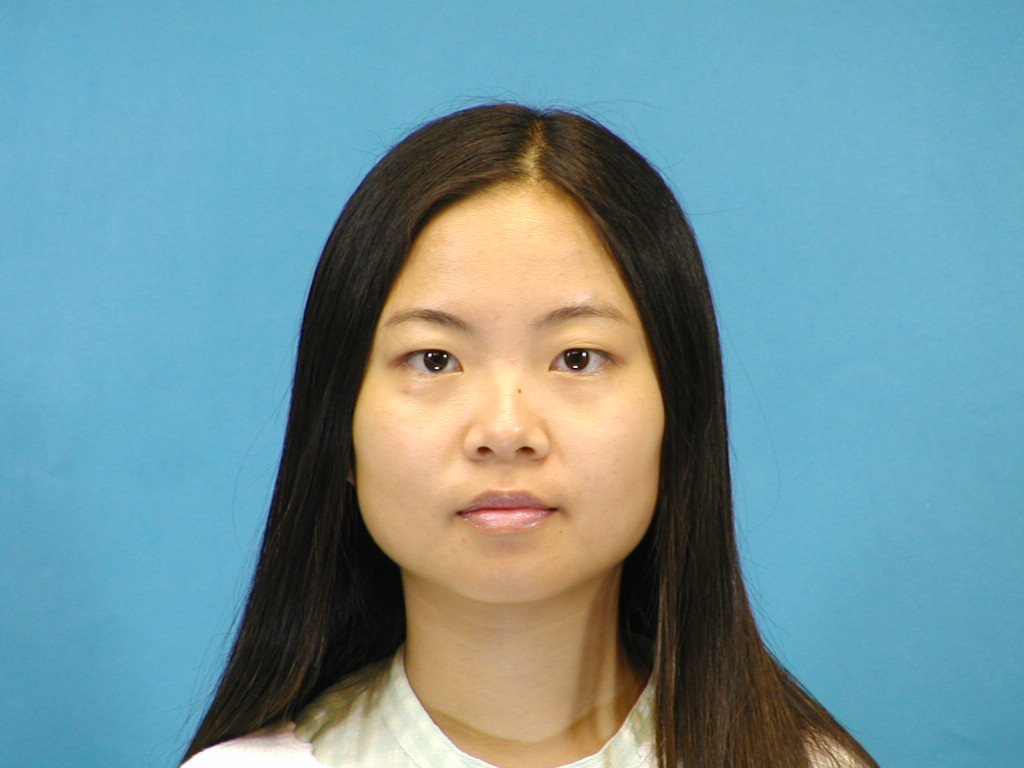
#> input picture f1-001-01.jpg, 1024 x 768 px
$ python OCVenv.py   (older library calls are emulated)
#> lines starting #> are read from the running program, lines starting #| are printed output that depends on the picture
#> further down, img is the input picture: PIL image 1024x768 RGB; mean R, G, B 112.6, 148.4, 155.5
from PIL import Image
from scipy import misc
from skimage import color
from skimage import measure
import sys,os
import matplotlib.pyplot as plt

def sketch(img, threshold):
#> called with threshold = 15
    if threshold < 0: threshold = 0
    if threshold > 100: threshold = 100
    width, height = img.size
#> width = 1024; height = 768
    img = img.convert('L')  # convert to grayscale mode
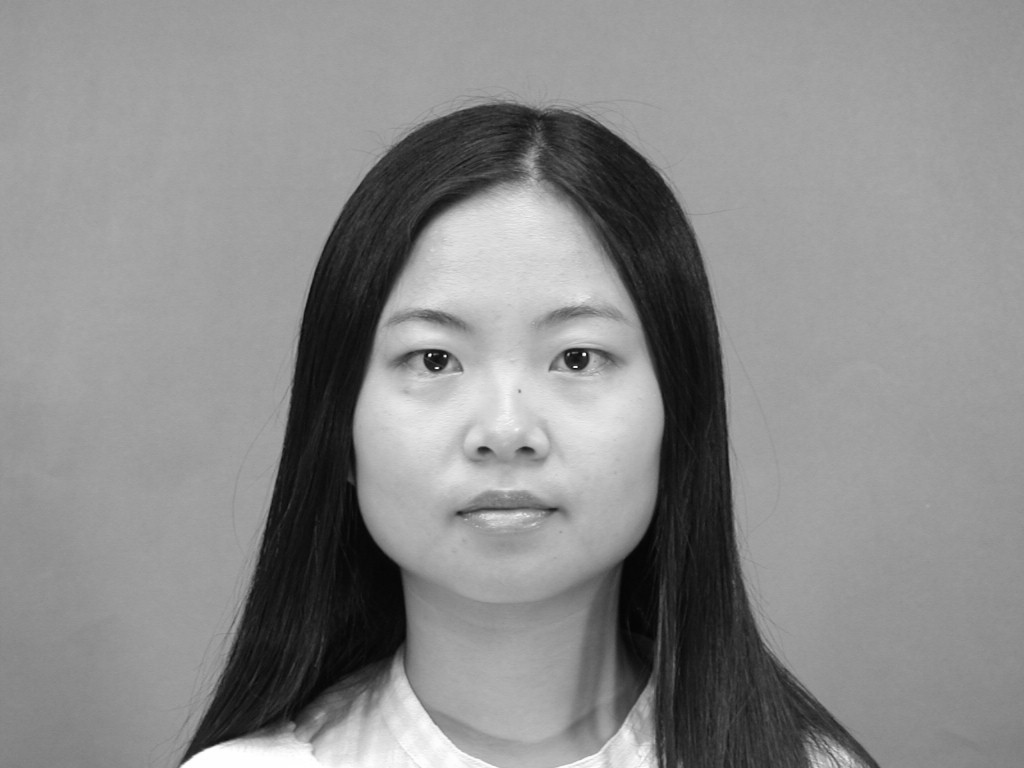
#> img: PIL image 1024x768 L; min 4, max 255, mean 138.5
    pix = img.load()  # get pixel matrix
    for w in range(width):
        for h in range(height):
            if w == width - 1 or h == height - 1:
                continue
            src = pix[w, h]
            dst = pix[w + 1, h + 1]
            diff = abs(src - dst)

            if diff >= threshold:
                pix[w, h] = 0
            else:
                pix[w, h] = 255
    return img

path = 'f1-001-01.jpg'
threshold = 15
if len(sys.argv) == 2:
    try:
        threshold = int(sys.argv[1])
    except ValueError:
        path = sys.argv[1]
elif len(sys.argv) == 3:
    path = sys.argv[1]
    threshold = int(sys.argv[2])
img = Image.open(path)
img = sketch(img, threshold)
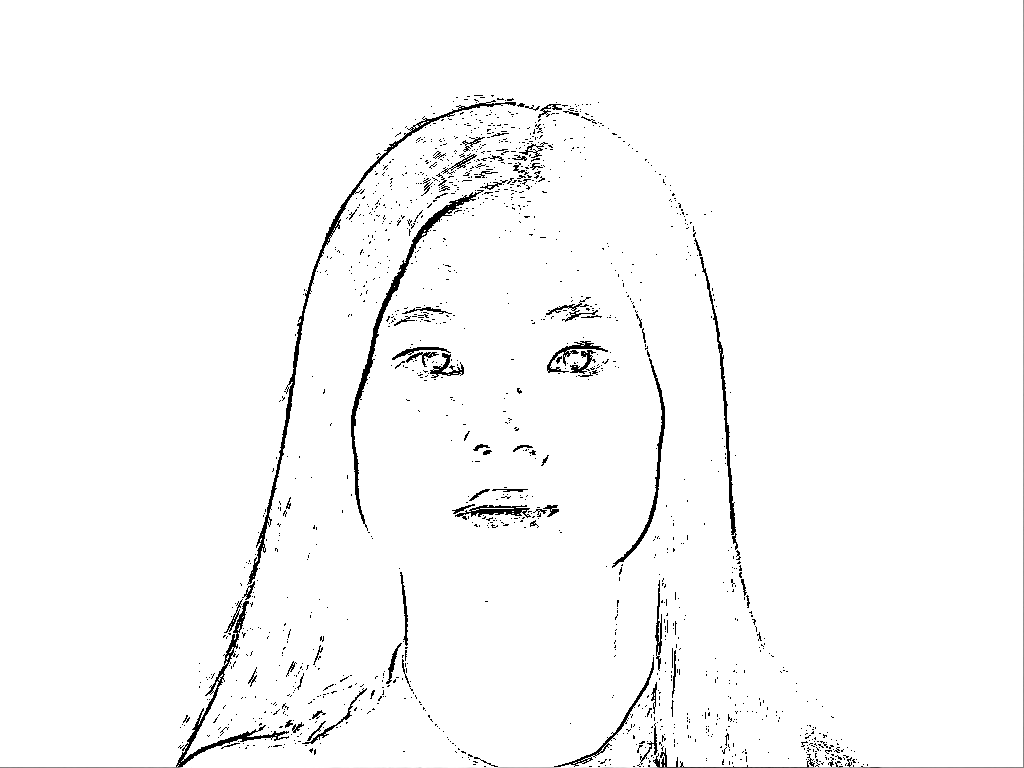
#> img: PIL image 1024x768 L; min 0, max 255, mean 249.1
img.rotate(180).save('layout.jpg', 'JPEG')
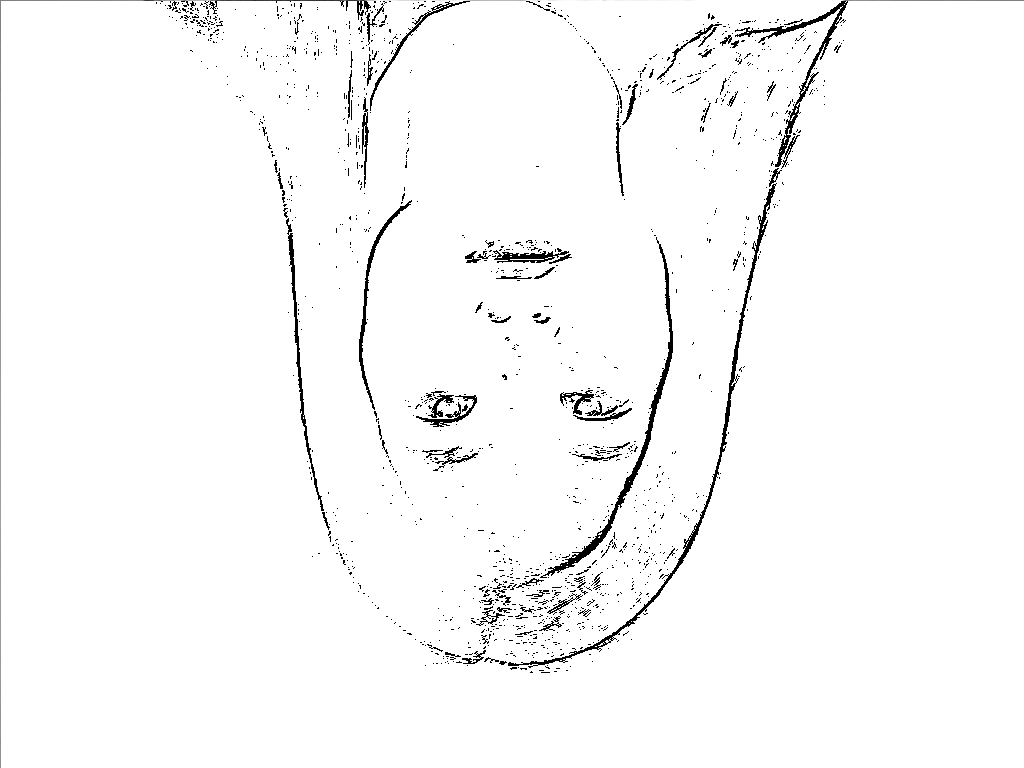
#> saved as layout.jpg: PIL image 1024x768 L; min 0, max 255, mean 249.1

simg = misc.imread("layout.jpg")
#> simg: shape (768, 1024); min 0, max 255, mean 248.8
#> (the run stopped early here; a loop or call above may not have finished)
